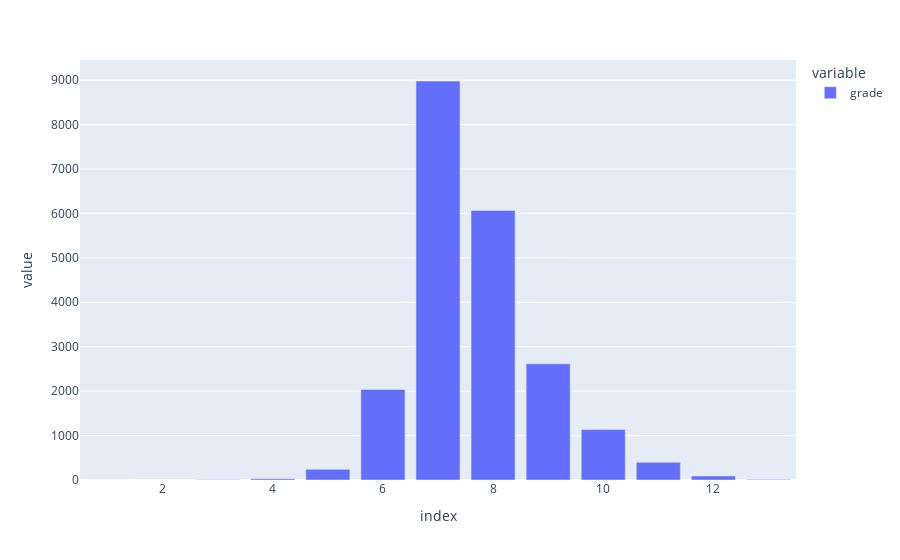

Here is the notebook cell this chart was saved with:
### Code cell
px.bar(Data['grade'].value_counts())

### Figure 1 — Plotly figure (JSON) as saved in the notebook; plotly's stock layout.template omitted (floating-point values rounded to 4 significant figures)
{"data": [{"alignmentgroup": "True", "hovertemplate": "variable=grade<br>index=%{x}<br>value=%{y}<extra></extra>", "legendgroup": "grade", "marker": {"color": "#636efa", "pattern": {"shape": ""}}, "name": "grade", "offsetgroup": "grade", "orientation": "v", "showlegend": true, "textposition": "auto", "type": "bar", "x": [7, 8, 9, 6, 10, 11, 5, 12, 4, 13, 3, 1], "xaxis": "x", "y": [8981, 6068, 2615, 2038, 1134, 399, 242, 90, 29, 13, 3, 1], "yaxis": "y"}], "layout": {"barmode": "relative", "legend": {"title": {"text": "variable"}, "tracegroupgap": 0}, "margin": {"t": 60}, "xaxis": {"anchor": "y", "domain": [0, 1], "title": {"text": "index"}}, "yaxis": {"anchor": "x", "domain": [0, 1], "title": {"text": "value"}}}}
